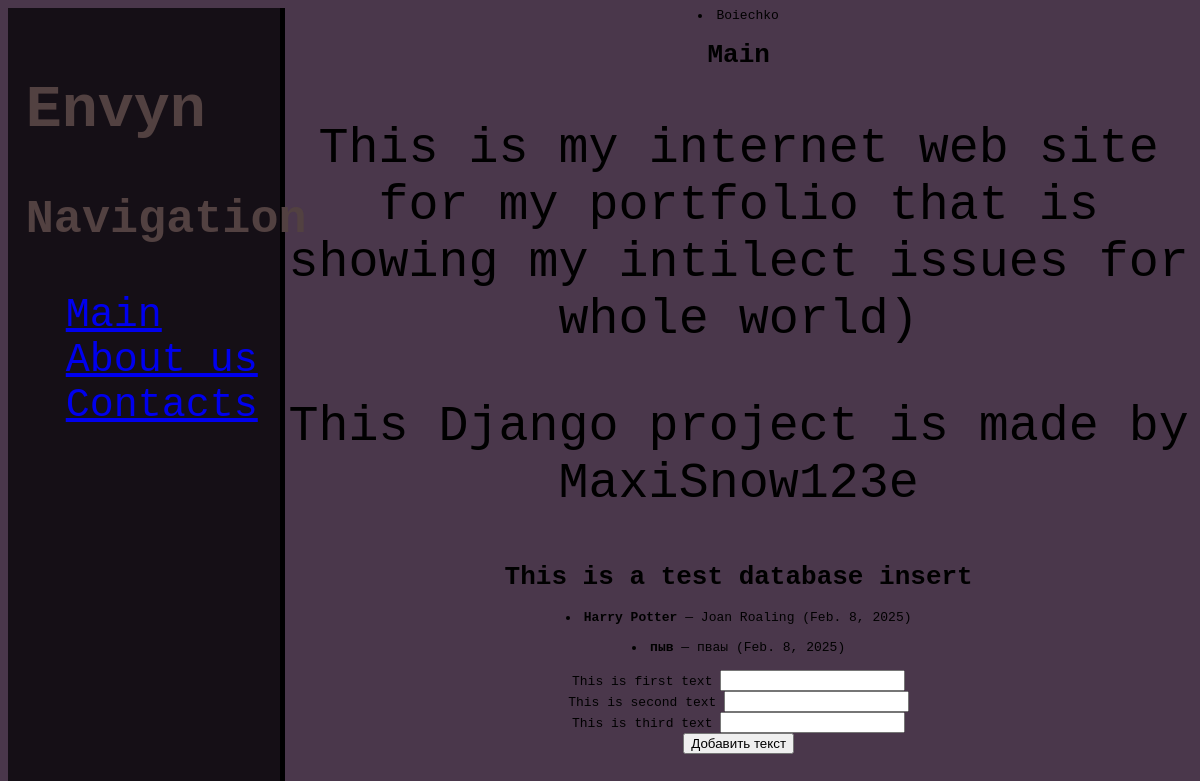
The page / on the database its author committed.
### main/models.py (models this page shows)
class teacher(models.Model):
    second_name = models.CharField(max_length=40)
    age = models.IntegerField(max_length=3)
    country = models.CharField(max_length=50)

class book(models.Model):
    title = models.CharField(max_length=200)
    author = models.CharField(max_length=100)
    published_date = models.DateField()

### main/views.py (the view)
# urls.py: path('',views.index, name='main'),
def index(request):
    if request.method == "POST":
     text1 = request.POST.get("text1")
     text2 = request.POST.get("text2")
     text3 = request.POST.get("text3")
     test.objects.create(text1 = text1,text2 = text2, text3 = text3)
     return redirect("main")
    books = book.objects.all()
    teachers = teacher.objects.all()
    return render(request,'main/index.html',{'books': books,'teachers':teachers})

### main/templates/main/index.html (shortened to what this page needs)
{% extends "main/outlayer.html" %}
{% block center %}
<div class = "main">
{% for el in teachers %}
<li>
    {{el.second_name}}
</li>
{% endfor %}
<h1>Main</h1>
<p>This is my internet web site for my portfolio that is showing my intilect issues for whole world) </p>
<p>This Django project is made by MaxiSnow123e  </p>
<h1>This is a test database insert </h1>
{% for book in books %}
<li><strong>{{ book.title }}</strong> — {{ book.author }} ({{ book.published_date }})</li> <br>
{% endfor %}
</div>
<div class="get_info">
    <form action="" method="post">
    <label for="text1">This is first text</label>
    <input type="text" name="text1" id="text1"> <br>
    <label for="text2">This is second text</label>
    <input type="text" name="text2" id="text2"><br>
    <label for="text3">This is third text</label>
    <input type="text" name="text3" id="text3"><br>
    <button type="submit">Добавить текст</button>
    </form>
</div>
{% endblock  %}

### main/static/main/css/main.css (style rules this page uses)
body { background-color: rgb(74, 55, 75); font-family: monospace; }
main p { font-size: 50px; }

### rows shown on the page
teacher: second_name "Boiechko"
book: title "Harry Potter", author "Joan Roaling", published_date "Feb. 8, 2025"
book: title "пыв", author "пваы", published_date "Feb. 8, 2025"
